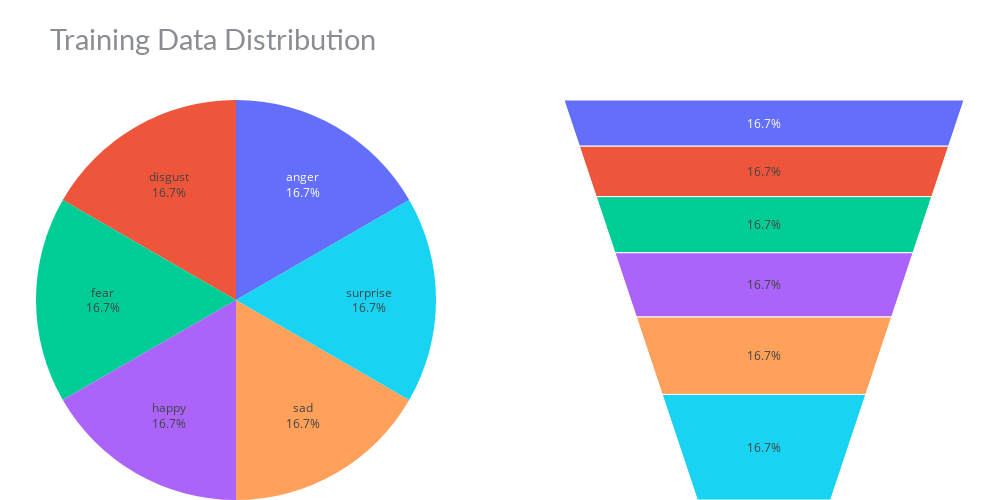

This figure's notebook cell:
### Code cell
plot_data_distribution(train_dist,"Training")

### Figure 1 — Plotly figure (JSON) as saved in the notebook; plotly's stock layout.template omitted (floating-point values rounded to 4 significant figures)
{"data": [{"domain": {"x": [0, 0.45], "y": [0, 1]}, "labels": ["anger", "disgust", "fear", "happy", "sad", "surprise"], "legendgroup": "group", "textinfo": "percent+label", "type": "pie", "values": [45, 45, 45, 45, 45, 45]}, {"domain": {"x": [0.55, 1], "y": [0, 1]}, "labels": ["anger", "disgust", "fear", "happy", "sad", "surprise"], "name": "Emotions data distribution", "title": {"position": "top center"}, "type": "funnelarea", "values": [45, 45, 45, 45, 45, 45]}], "layout": {"bargap": 0.2, "font": {"color": "#8a8d93"}, "height": 500, "hoverlabel": {"bgcolor": "#f2f2f2", "font": {"family": "Lato, sans-serif", "size": 13}}, "margin": {"b": 0, "l": 20, "r": 20}, "showlegend": false, "title": {"font": {"color": "#8a8d93", "family": "Lato, sans-serif", "size": 29}, "text": "Training Data Distribution"}, "width": 1000, "xaxis": {"tickmode": "linear"}}}
